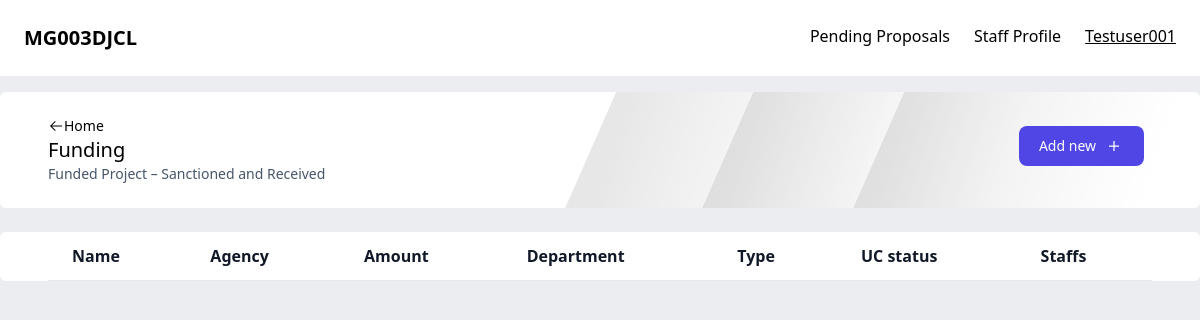
/funding/ (signed in), run on an earlier commit of the app's database.
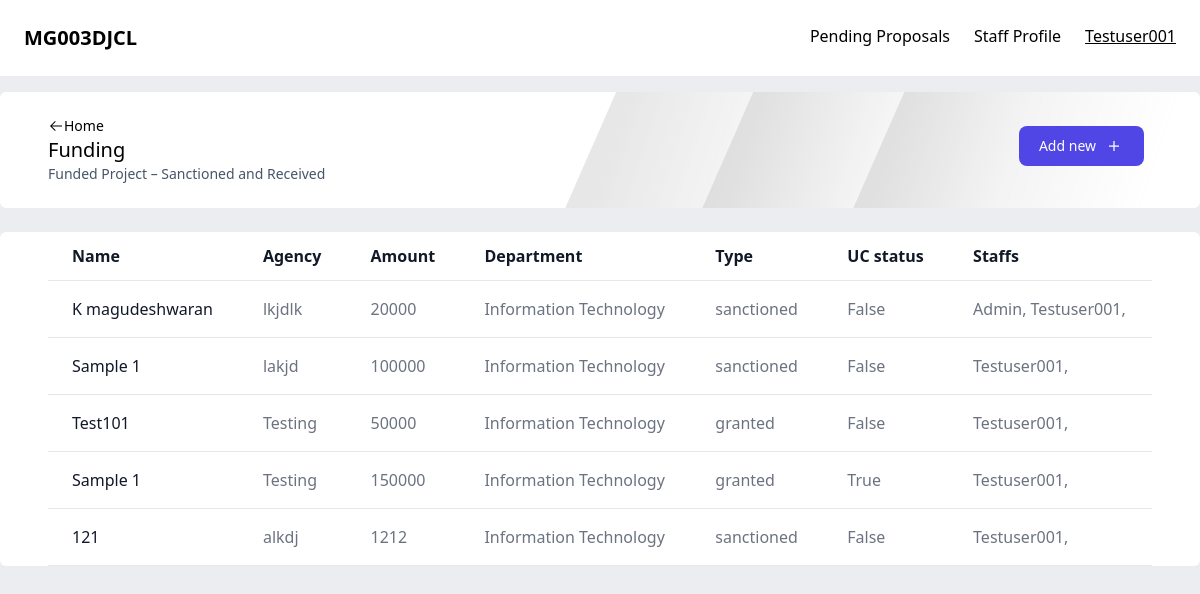
And on a later commit of the database.
### authentication/models.py (models this page shows)
class staff(AbstractUser):
    dept = models.ForeignKey(department, on_delete=models.CASCADE)
    designation = models.CharField(max_length=20)
    phone = models.CharField(max_length=20)
    designation = models.CharField(max_length=20)
    def __str__(self):
        return self.username

class department(models.Model):
    name = models.CharField(max_length=50)
    hod = models.OneToOneField('staff', on_delete=models.SET_NULL, null=True, blank=True, related_name='hod')
    def __str__(self):
        return self.name

### central/models.py (models this page shows)
class consultancy(models.Model):
    categories = [
        ("consultancy", "consultancy"),
        ("funding", "funding")
    ]
    category = models.CharField(max_length=25, choices=categories)
    name = models.CharField(max_length=50, unique=True)
    agency = models.CharField(max_length=50)
    startdate = models.DateField()
    enddate = models.DateField()
    amount = models.PositiveIntegerField()
    staffs = models.ManyToManyField(staff)
    department = models.ForeignKey(department, on_delete=models.SET_NULL, null=True)
    types = [
        ('sanctioned', 'sanctioned'),
        ('granted', 'granted')
    ]
    status = models.CharField(max_length=10, choices=types, blank=True, null=True)
    receivedamount = models.PositiveIntegerField(null=True, blank=True)
    uc = models.BooleanField(default=False, blank=True)
    hodapproval = models.BooleanField(verbose_name="HoD Approval Status", default=False, null=True)
    Controller = models.BooleanField(verbose_name="Controller Approval Status", default=False, null=True)
    def __str__(self):
        return self.name
    class Meta:
        verbose_name = 'Consultancies and fundings'
        verbose_name_plural = 'Consultancies and fundings'

### central/views.py (the view)
# urls.py: path('funding/', ctv.funding),
@login_required(login_url='/signin')
def funding(request):
    fundings = consultancy.objects.filter(staffs=request.user, category='funding')
    print(fundings)
    return render(request, 'central/funding.html', {"objects": fundings})

### central/templates/central/funding.html (shortened to what this page needs)
{% extends 'central/publication.html' %}
{% block header %}
    <p class="text-xl font-medium">Funding</p>
    <p class="text-sm text-slate-600">Funded Project – Sanctioned and Received </p>
{% endblock %}
{% block addurl %}
     /fundingapplication
{% endblock %}
{% block content %}
<table class=" text-left min-h-full text-gray-500 bg-white dark:text-gray-400 rounded-md overflow-x-auto w-full">
    <thead class="border-b text-gray-900 dark:text-gray-400">
        <tr>
            <th scope="col" class="px-6 py-3">
                Name
            </th>
            <th scope="col" class="px-6 py-3">
                Agency
            </th>
            <th scope="col" class="px-6 py-3">
                Amount
            </th>
            <th scope="col" class="px-6 py-3">
                Department
            </th>
            <th scope="col" class="px-6 py-3">
                Type
            </th>
            <th scope="col" class="px-6 py-3">
                UC status
            </th>
            <th scope="col" class="px-6 py-3">
                Staffs
            </th>
        </tr>
    </thead>
    <tbody>
        {% for object in objects %}
        <tr class="border-b">
            <td scope="row" class="hover:underline px-6 py-4 font-medium text-gray-900 whitespace-nowrap">
                <a href="">
                {{object.name}}
                </a>
            </td>
            <td scope="row" class="px-6 py-4">
                <a href="">
                {{object.agency}}
                </a>
            </td>
            <td class="px-6 py-4">
                {{object.amount}}
            </td>
            <td class="px-6 py-4">
                {{object.department}}
            </td>
            <td class="px-6 py-4">
                {{object.status}}
            </td>
            <td class="px-6 py-4">
                {{object.uc}}
            </td>
            <td class="px-6 py-4">
                {% for staff in object.staffs.all %}
                    {{staff}},
                {% endfor %}
            </td>
        </tr>
        {% endfor %}
    </tbody>
    </table>
{% endblock %}

### central/templates/central/nav.html (shortened to what this page needs)
<nav class="flex justify-between p-6 bg-white">
    <div>
         <p class="text-xl font-bold">MG003DJCL</p>
    </div>
    <div class="gap-6 hidden lg:flex">
         <a href="#">Pending Proposals</a>
         <a href="#">Staff Profile</a>
         <p class="font-medium underline">{{request.user}}</p>
    </div>
 </nav>

What changed in the data, as far as the page shows it:
added consultancy: name "K magudeshwaran", agency "lkjdlk", amount "20000", department "Information Technology", status "sanctioned", uc "False", staff (username "Testuser001")
now on this page (row edited): staff: username "Admin", shown under "K magudeshwaran"
added consultancy: name "Sample 1", agency "lakjd", amount "100000", department "Information Technology", status "sanctioned", uc "False", staff (username "Testuser001")
added consultancy: name "Test101", agency "Testing", amount "50000", department "Information Technology", status "granted", uc "False", staff (username "Testuser001")
added consultancy: name "Sample 1", agency "Testing", amount "150000", department "Information Technology", status "granted", uc "True", staff (username "Testuser001")
added consultancy: name "121", agency "alkdj", amount "1212", department "Information Technology", status "sanctioned", uc "False", staff (username "Testuser001")
